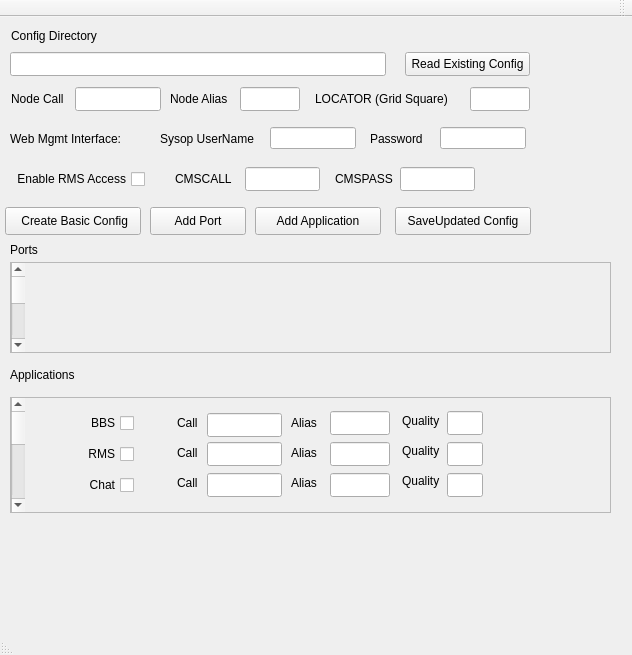
<?xml version="1.0" encoding="UTF-8"?>
<ui version="4.0">
 <class>BPQConfigGeneratorClass</class>
 <widget class="QMainWindow" name="BPQConfigGeneratorClass">
  <property name="enabled">
   <bool>true</bool>
  </property>
  <property name="geometry">
   <rect>
    <x>0</x>
    <y>0</y>
    <width>632</width>
    <height>655</height>
   </rect>
  </property>
  <property name="windowTitle">
   <string>Simple BPQ Config File Generator</string>
  </property>
  <property name="layoutDirection">
   <enum>Qt::RightToLeft</enum>
  </property>
  <widget class="QWidget" name="centralWidget">
   <widget class="QLineEdit" name="NODECALL">
    <property name="geometry">
     <rect>
      <x>75</x>
      <y>70</y>
      <width>86</width>
      <height>24</height>
     </rect>
    </property>
    <property name="text">
     <string/>
    </property>
    <property name="plainText" stdset="0">
     <string/>
    </property>
   </widget>
   <widget class="QPushButton" name="ReadConfig">
    <property name="geometry">
     <rect>
      <x>405</x>
      <y>35</y>
      <width>125</width>
      <height>24</height>
     </rect>
    </property>
    <property name="text">
     <string>Read Existing Config</string>
    </property>
   </widget>
   <widget class="QLabel" name="label">
    <property name="geometry">
     <rect>
      <x>11</x>
      <y>11</y>
      <width>91</width>
      <height>16</height>
     </rect>
    </property>
    <property name="text">
     <string>Config Directory</string>
    </property>
   </widget>
   <widget class="QLabel" name="label_2">
    <property name="geometry">
     <rect>
      <x>11</x>
      <y>70</y>
      <width>61</width>
      <height>24</height>
     </rect>
    </property>
    <property name="text">
     <string>Node Call</string>
    </property>
   </widget>
   <widget class="QLabel" name="label_3">
    <property name="geometry">
     <rect>
      <x>170</x>
      <y>70</y>
      <width>60</width>
      <height>24</height>
     </rect>
    </property>
    <property name="text">
     <string>Node Alias</string>
    </property>
   </widget>
   <widget class="QLineEdit" name="NODEALIAS">
    <property name="geometry">
     <rect>
      <x>240</x>
      <y>70</y>
      <width>60</width>
      <height>24</height>
     </rect>
    </property>
    <property name="plainText" stdset="0">
     <string/>
    </property>
   </widget>
   <widget class="QLabel" name="label_6">
    <property name="geometry">
     <rect>
      <x>10</x>
      <y>350</y>
      <width>68</width>
      <height>16</height>
     </rect>
    </property>
    <property name="text">
     <string>Applications</string>
    </property>
   </widget>
   <widget class="QPushButton" name="Save">
    <property name="geometry">
     <rect>
      <x>5</x>
      <y>190</y>
      <width>136</width>
      <height>28</height>
     </rect>
    </property>
    <property name="toolTip">
     <string extracomment="Writes a new config based on info typed above"/>
    </property>
    <property name="toolTipDuration">
     <number>5</number>
    </property>
    <property name="statusTip">
     <string extracomment="Status tip"/>
    </property>
    <property name="whatsThis">
     <string extracomment="Whats this?"/>
    </property>
    <property name="text">
     <string> Create Basic Config</string>
    </property>
   </widget>
   <widget class="QCheckBox" name="EnRMS">
    <property name="geometry">
     <rect>
      <x>9</x>
      <y>150</y>
      <width>136</width>
      <height>24</height>
     </rect>
    </property>
    <property name="text">
     <string>Enable RMS Access</string>
    </property>
   </widget>
   <widget class="QLineEdit" name="Directory">
    <property name="geometry">
     <rect>
      <x>10</x>
      <y>35</y>
      <width>376</width>
      <height>24</height>
     </rect>
    </property>
    <property name="text">
     <string/>
    </property>
   </widget>
   <widget class="QLabel" name="label_13">
    <property name="geometry">
     <rect>
      <x>315</x>
      <y>70</y>
      <width>138</width>
      <height>24</height>
     </rect>
    </property>
    <property name="text">
     <string>LOCATOR (Grid Square)</string>
    </property>
   </widget>
   <widget class="QLineEdit" name="LOC">
    <property name="geometry">
     <rect>
      <x>470</x>
      <y>70</y>
      <width>60</width>
      <height>24</height>
     </rect>
    </property>
    <property name="text">
     <string/>
    </property>
    <property name="plainText" stdset="0">
     <string/>
    </property>
   </widget>
   <widget class="QLabel" name="label_16">
    <property name="geometry">
     <rect>
      <x>335</x>
      <y>150</y>
      <width>61</width>
      <height>24</height>
     </rect>
    </property>
    <property name="text">
     <string>CMSPASS</string>
    </property>
   </widget>
   <widget class="QLineEdit" name="CMSCALL">
    <property name="geometry">
     <rect>
      <x>245</x>
      <y>150</y>
      <width>75</width>
      <height>24</height>
     </rect>
    </property>
    <property name="plainText" stdset="0">
     <string/>
    </property>
   </widget>
   <widget class="QLineEdit" name="CMSPASS">
    <property name="geometry">
     <rect>
      <x>400</x>
      <y>150</y>
      <width>75</width>
      <height>24</height>
     </rect>
    </property>
    <property name="plainText" stdset="0">
     <string/>
    </property>
   </widget>
   <widget class="QLabel" name="label_17">
    <property name="geometry">
     <rect>
      <x>175</x>
      <y>150</y>
      <width>66</width>
      <height>24</height>
     </rect>
    </property>
    <property name="text">
     <string>CMSCALL</string>
    </property>
   </widget>
   <widget class="QPushButton" name="ADDPORT">
    <property name="enabled">
     <bool>true</bool>
    </property>
    <property name="geometry">
     <rect>
      <x>150</x>
      <y>190</y>
      <width>96</width>
      <height>28</height>
     </rect>
    </property>
    <property name="text">
     <string>Add Port</string>
    </property>
   </widget>
   <widget class="QPushButton" name="ADDAPP">
    <property name="enabled">
     <bool>true</bool>
    </property>
    <property name="geometry">
     <rect>
      <x>255</x>
      <y>190</y>
      <width>126</width>
      <height>28</height>
     </rect>
    </property>
    <property name="text">
     <string>Add Application</string>
    </property>
   </widget>
   <widget class="QPushButton" name="Update">
    <property name="enabled">
     <bool>true</bool>
    </property>
    <property name="geometry">
     <rect>
      <x>395</x>
      <y>190</y>
      <width>136</width>
      <height>28</height>
     </rect>
    </property>
    <property name="toolTip">
     <string extracomment="Updates config based on info typed above"/>
    </property>
    <property name="text">
     <string>SaveUpdated Config</string>
    </property>
   </widget>
   <widget class="QLabel" name="label_18">
    <property name="geometry">
     <rect>
      <x>10</x>
      <y>225</y>
      <width>70</width>
      <height>16</height>
     </rect>
    </property>
    <property name="text">
     <string>Ports</string>
    </property>
   </widget>
   <widget class="QScrollArea" name="scrollArea">
    <property name="geometry">
     <rect>
      <x>10</x>
      <y>245</y>
      <width>601</width>
      <height>91</height>
     </rect>
    </property>
    <property name="verticalScrollBarPolicy">
     <enum>Qt::ScrollBarAlwaysOn</enum>
    </property>
    <property name="widgetResizable">
     <bool>false</bool>
    </property>
    <widget class="QWidget" name="scrollAreaWidgetContents">
     <property name="geometry">
      <rect>
       <x>8</x>
       <y>0</y>
       <width>570</width>
       <height>800</height>
      </rect>
     </property>
    </widget>
   </widget>
   <widget class="QScrollArea" name="scrollArea_2">
    <property name="geometry">
     <rect>
      <x>10</x>
      <y>380</y>
      <width>601</width>
      <height>116</height>
     </rect>
    </property>
    <property name="verticalScrollBarPolicy">
     <enum>Qt::ScrollBarAlwaysOn</enum>
    </property>
    <property name="widgetResizable">
     <bool>false</bool>
    </property>
    <widget class="QWidget" name="scrollAreaWidgetContents_2">
     <property name="geometry">
      <rect>
       <x>0</x>
       <y>0</y>
       <width>578</width>
       <height>300</height>
      </rect>
     </property>
     <widget class="QLineEdit" name="ChatQual">
      <property name="geometry">
       <rect>
        <x>415</x>
        <y>75</y>
        <width>36</width>
        <height>24</height>
       </rect>
      </property>
      <property name="plainText" stdset="0">
       <string/>
      </property>
     </widget>
     <widget class="QLineEdit" name="BBSCall">
      <property name="geometry">
       <rect>
        <x>175</x>
        <y>15</y>
        <width>75</width>
        <height>24</height>
       </rect>
      </property>
      <property name="text">
       <string/>
      </property>
      <property name="plainText" stdset="0">
       <string/>
      </property>
     </widget>
     <widget class="QLabel" name="label_4">
      <property name="geometry">
       <rect>
        <x>145</x>
        <y>17</y>
        <width>21</width>
        <height>16</height>
       </rect>
      </property>
      <property name="text">
       <string>Call</string>
      </property>
     </widget>
     <widget class="QLineEdit" name="RMSAlias">
      <property name="geometry">
       <rect>
        <x>298</x>
        <y>44</y>
        <width>60</width>
        <height>24</height>
       </rect>
      </property>
      <property name="text">
       <string/>
      </property>
      <property name="plainText" stdset="0">
       <string/>
      </property>
     </widget>
     <widget class="QLabel" name="label_12">
      <property name="geometry">
       <rect>
        <x>370</x>
        <y>15</y>
        <width>39</width>
        <height>16</height>
       </rect>
      </property>
      <property name="text">
       <string>Quality</string>
      </property>
     </widget>
     <widget class="QLineEdit" name="ChatCall">
      <property name="geometry">
       <rect>
        <x>175</x>
        <y>75</y>
        <width>75</width>
        <height>24</height>
       </rect>
      </property>
      <property name="plainText" stdset="0">
       <string/>
      </property>
     </widget>
     <widget class="QCheckBox" name="RMS">
      <property name="geometry">
       <rect>
        <x>15</x>
        <y>46</y>
        <width>87</width>
        <height>20</height>
       </rect>
      </property>
      <property name="text">
       <string>RMS</string>
      </property>
     </widget>
     <widget class="QLabel" name="label_10">
      <property name="geometry">
       <rect>
        <x>145</x>
        <y>77</y>
        <width>21</width>
        <height>16</height>
       </rect>
      </property>
      <property name="text">
       <string>Call</string>
      </property>
     </widget>
     <widget class="QLabel" name="label_14">
      <property name="geometry">
       <rect>
        <x>370</x>
        <y>45</y>
        <width>39</width>
        <height>16</height>
       </rect>
      </property>
      <property name="text">
       <string>Quality</string>
      </property>
     </widget>
     <widget class="QLabel" name="label_5">
      <property name="geometry">
       <rect>
        <x>259</x>
        <y>17</y>
        <width>27</width>
        <height>16</height>
       </rect>
      </property>
      <property name="text">
       <string>Alias</string>
      </property>
     </widget>
     <widget class="QLineEdit" name="RMSQual">
      <property name="geometry">
       <rect>
        <x>415</x>
        <y>44</y>
        <width>36</width>
        <height>24</height>
       </rect>
      </property>
      <property name="plainText" stdset="0">
       <string/>
      </property>
     </widget>
     <widget class="QCheckBox" name="CHAT">
      <property name="geometry">
       <rect>
        <x>15</x>
        <y>77</y>
        <width>87</width>
        <height>20</height>
       </rect>
      </property>
      <property name="text">
       <string>Chat</string>
      </property>
     </widget>
     <widget class="QLabel" name="label_8">
      <property name="geometry">
       <rect>
        <x>259</x>
        <y>47</y>
        <width>27</width>
        <height>16</height>
       </rect>
      </property>
      <property name="text">
       <string>Alias</string>
      </property>
     </widget>
     <widget class="QLabel" name="label_15">
      <property name="geometry">
       <rect>
        <x>370</x>
        <y>75</y>
        <width>39</width>
        <height>16</height>
       </rect>
      </property>
      <property name="text">
       <string>Quality</string>
      </property>
     </widget>
     <widget class="QLabel" name="label_9">
      <property name="geometry">
       <rect>
        <x>259</x>
        <y>77</y>
        <width>27</width>
        <height>16</height>
       </rect>
      </property>
      <property name="text">
       <string>Alias</string>
      </property>
     </widget>
     <widget class="QLineEdit" name="RMSCall">
      <property name="geometry">
       <rect>
        <x>175</x>
        <y>44</y>
        <width>75</width>
        <height>24</height>
       </rect>
      </property>
      <property name="plainText" stdset="0">
       <string/>
      </property>
     </widget>
     <widget class="QLabel" name="label_7">
      <property name="geometry">
       <rect>
        <x>145</x>
        <y>47</y>
        <width>21</width>
        <height>16</height>
       </rect>
      </property>
      <property name="text">
       <string>Call</string>
      </property>
     </widget>
     <widget class="QLineEdit" name="BBSQual">
      <property name="geometry">
       <rect>
        <x>415</x>
        <y>13</y>
        <width>36</width>
        <height>24</height>
       </rect>
      </property>
      <property name="plainText" stdset="0">
       <string/>
      </property>
     </widget>
     <widget class="QCheckBox" name="BBS">
      <property name="geometry">
       <rect>
        <x>15</x>
        <y>15</y>
        <width>87</width>
        <height>20</height>
       </rect>
      </property>
      <property name="text">
       <string>BBS</string>
      </property>
     </widget>
     <widget class="QLineEdit" name="ChatAlias">
      <property name="geometry">
       <rect>
        <x>298</x>
        <y>75</y>
        <width>60</width>
        <height>24</height>
       </rect>
      </property>
      <property name="text">
       <string/>
      </property>
      <property name="plainText" stdset="0">
       <string/>
      </property>
     </widget>
     <widget class="QLineEdit" name="BBSAlias">
      <property name="geometry">
       <rect>
        <x>298</x>
        <y>13</y>
        <width>60</width>
        <height>24</height>
       </rect>
      </property>
      <property name="text">
       <string/>
      </property>
      <property name="plainText" stdset="0">
       <string/>
      </property>
     </widget>
    </widget>
   </widget>
   <widget class="QLabel" name="label_11">
    <property name="geometry">
     <rect>
      <x>10</x>
      <y>110</y>
      <width>131</width>
      <height>24</height>
     </rect>
    </property>
    <property name="text">
     <string>Web Mgmt Interface:</string>
    </property>
   </widget>
   <widget class="QLineEdit" name="sysopUser">
    <property name="geometry">
     <rect>
      <x>270</x>
      <y>110</y>
      <width>86</width>
      <height>22</height>
     </rect>
    </property>
   </widget>
   <widget class="QLabel" name="label_19">
    <property name="geometry">
     <rect>
      <x>160</x>
      <y>110</y>
      <width>121</width>
      <height>24</height>
     </rect>
    </property>
    <property name="text">
     <string>Sysop UserName</string>
    </property>
   </widget>
   <widget class="QLabel" name="label_20">
    <property name="geometry">
     <rect>
      <x>370</x>
      <y>110</y>
      <width>55</width>
      <height>24</height>
     </rect>
    </property>
    <property name="text">
     <string>Password</string>
    </property>
   </widget>
   <widget class="QLineEdit" name="sysopPass">
    <property name="geometry">
     <rect>
      <x>440</x>
      <y>110</y>
      <width>86</width>
      <height>22</height>
     </rect>
    </property>
   </widget>
  </widget>
  <widget class="QMenuBar" name="menuBar">
   <property name="geometry">
    <rect>
     <x>0</x>
     <y>0</y>
     <width>632</width>
     <height>26</height>
    </rect>
   </property>
  </widget>
  <widget class="QToolBar" name="mainToolBar">
   <attribute name="toolBarArea">
    <enum>TopToolBarArea</enum>
   </attribute>
   <attribute name="toolBarBreak">
    <bool>false</bool>
   </attribute>
  </widget>
  <widget class="QStatusBar" name="statusBar"/>
 </widget>
 <layoutdefault spacing="6" margin="11"/>
 <resources>
  <include location="BPQConfigGenerator.qrc"/>
 </resources>
 <connections/>
 <designerdata>
  <property name="gridDeltaX">
   <number>5</number>
  </property>
  <property name="gridDeltaY">
   <number>5</number>
  </property>
  <property name="gridSnapX">
   <bool>true</bool>
  </property>
  <property name="gridSnapY">
   <bool>true</bool>
  </property>
  <property name="gridVisible">
   <bool>true</bool>
  </property>
 </designerdata>
</ui>
